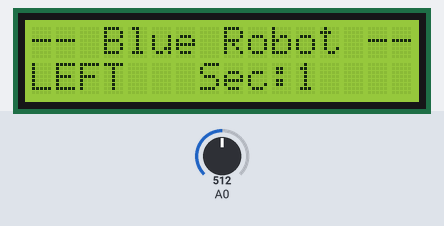
This sketch was run on a simulated Arduino Uno, built with avr-gcc and run on an emulated ATmega328P. Parts: 16×2 character LCD. The inputs (shaded band) are chosen by the test bench; at power-on: A0 = 512.

Above: at 1.2 s.
1.3 s: A0 set to 565
At 2.8 s:
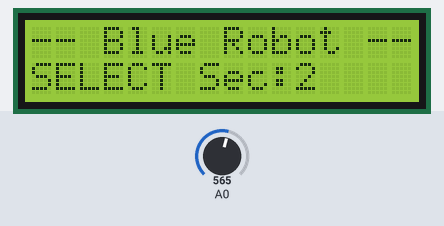
5.4 s: A0 set to 370
At 6.8 s:
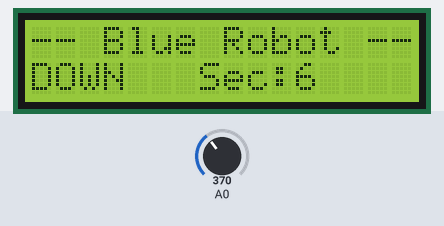
9.5 s: A0 set to 185
At 10.7 s:
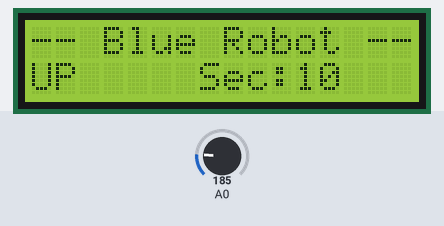
13.6 s: A0 set to 40
At 14.8 s:
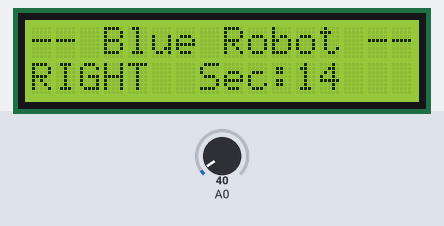
17.7 s: A0 set to 900
At 19.4 s:
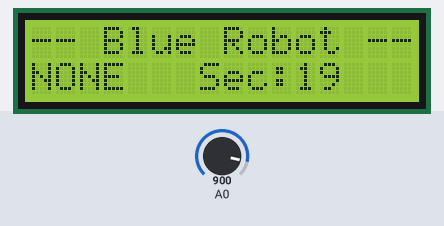
Timing chart, 0 to 20.9 s (numbered marks = the images above; inputs shaded):
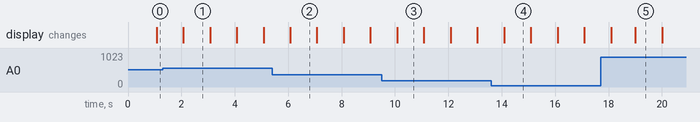

The sketch:

Matt_LED_Display_Good_base.ino
```cpp
#include <LiquidCrystal.h>

LiquidCrystal lcd(8, 9, 4, 5, 6, 7);

// define some values used by the panel and buttons
int lcd_key     = 0;
int adc_key_in  = 0;
#define btnRIGHT  0
#define btnUP     1
#define btnDOWN   2
#define btnLEFT   3
#define btnSELECT 4
#define btnNONE   5

// read the buttons
int read_LCD_buttons()
{
 adc_key_in = analogRead(0);      // read the value from the sensor
 // my buttons when read are centered at these valies: 0, 144, 329, 504, 741
 // we add approx 50 to those values and check to see if we are close
 if (adc_key_in > 1000) return btnNONE; // We make this the 1st option for speed reasons since it will be the most likely result
 if (adc_key_in < 50)   return btnRIGHT;
 if (adc_key_in < 195)  return btnUP;
 if (adc_key_in < 380)  return btnDOWN;
 if (adc_key_in < 555)  return btnLEFT;
 if (adc_key_in < 790)  return btnSELECT;
 return btnNONE;  // when all others fail, return this...
}

void setup()
{
  lcd.begin(16,2);               // initialize the lcd

  lcd.home ();                   // go home
  lcd.print("-- Blue Robot --");
  lcd.setCursor (6, 1);        // go to the second (1) line and 6 over
  lcd.print (" Sec:");
}

void loop()
{
 lcd.setCursor(11,1);            // move cursor to second line "1" and 13 spaces over
 lcd.print(millis()/1000);      // display seconds elapsed since power-up

 lcd.setCursor(0,1);            // move to the begining of the second line
 lcd_key = read_LCD_buttons();  // read the buttons

 switch (lcd_key)               // depending on which button was pushed, we perform an action
 {
   case btnRIGHT:
     {
     lcd.print("RIGHT ");
     delay(1000);
     break;
     }
   case btnLEFT:
     {
     lcd.print("LEFT  ");
     delay(1000);
     break;
     }
   case btnUP:
     {
     lcd.print("UP    ");
     delay(1000);
     break;
     }
   case btnDOWN:
     {
     lcd.print("DOWN  ");
     delay(1000);
     break;
     }
   case btnSELECT:
     {
     lcd.print("SELECT");
     delay(1000);
     break;
     }
     case btnNONE:
     {
     lcd.print("NONE  ");
     break;
     }
   }
 }
```

Measured:
- after the input at 1.3 s, the display: changes after 0.77 s (image 1)
- after the input at 5.4 s, the display: changes after 0.68 s (image 2)
- after the input at 9.5 s, the display: changes after 0.58 s (image 3)
- after the input at 13.6 s, the display: changes after 0.49 s (image 4)
- after the input at 17.7 s, the display: first changes after 0.40 s (image 5 shows a later state)
- what the display in image 1 shows lasts 1.0 s, from 2.1 s to 3.1 s
